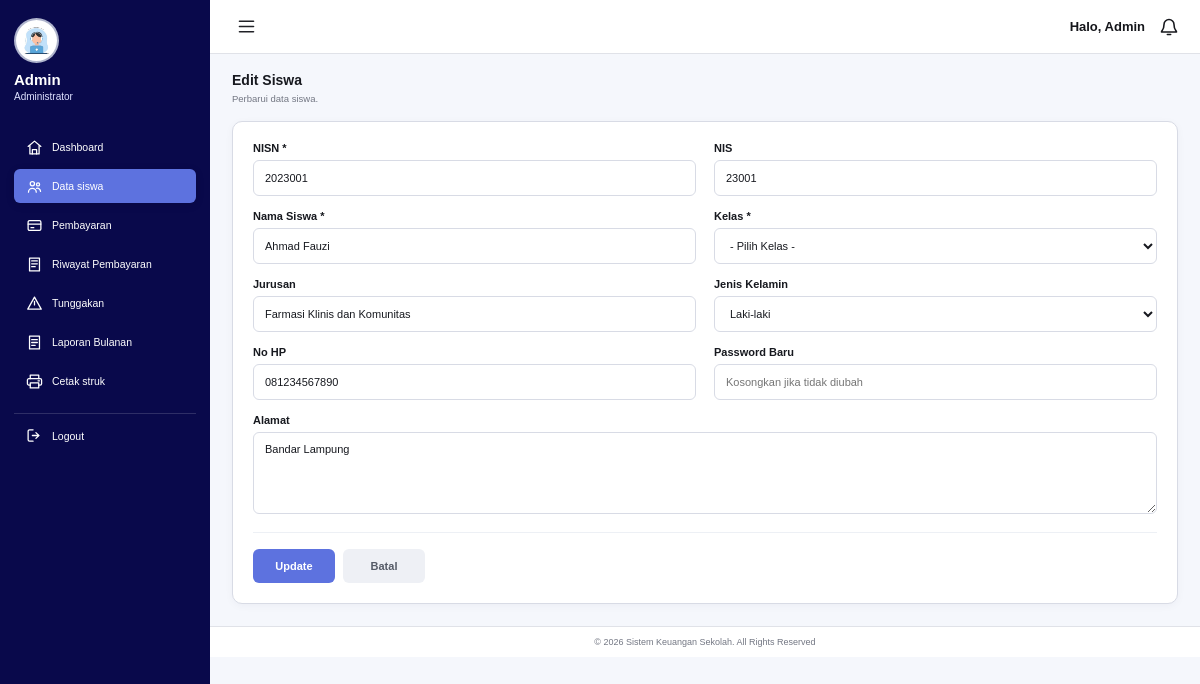
The page /admin/siswa_edit.php?id=1 (signed in) on the database its author committed.
### tables this page shows
CREATE TABLE siswa (
    id INT AUTO_INCREMENT PRIMARY KEY,
    nisn VARCHAR(20) NOT NULL UNIQUE,
    nis VARCHAR(20) DEFAULT NULL,
    nama VARCHAR(100) NOT NULL,
    kelas VARCHAR(30) NOT NULL,
    jurusan VARCHAR(100) DEFAULT NULL,
    jenis_kelamin ENUM('L','P') DEFAULT NULL,
    alamat TEXT DEFAULT NULL,
    no_hp VARCHAR(20) DEFAULT NULL,
    password VARCHAR(255) NOT NULL,
    created_at TIMESTAMP DEFAULT CURRENT_TIMESTAMP,
    updated_at TIMESTAMP DEFAULT CURRENT_TIMESTAMP ON UPDATE CURRENT_TIMESTAMP
);

### config.php (called while the page is built, shortened)
<?php
function e($value) {
    return htmlspecialchars((string)$value, ENT_QUOTES, 'UTF-8');
}
?>

### admin/siswa_edit.php (the view, shortened to what this page needs)
<?php
require_once "../config.php";
$id=(int)($_GET['id']??0);
$stmt=$conn->prepare("SELECT * FROM siswa WHERE id=?");$stmt->bind_param("i",$id);$stmt->execute();$s=$stmt->get_result()->fetch_assoc();
?>
<!DOCTYPE html>
<html lang="id">
<head>
</head>
<body>
<div class="dashboard-wrapper" id="dashboardWrapper">
<aside class="sidebar">
<div class="profile">
<div class="profile-photo"><img src="../assets/img/admin.jpg" alt="Foto Admin"></div>
<div class="profile-name">Admin</div>
<div class="profile-role">Administrator</div>
</div>
<nav class="menu">
<a href="dashboard_admin.php"><span class="menu-icon"><svg viewBox="0 0 24 24"><path d="M3 10.5 12 3l9 7.5"></path><path d="M5.5 9.5V21h13V9.5"></path><path d="M9 21v-6h6v6"></path></svg></span><span class="menu-text">Dashboard</span></a>
<a href="data_siswa.php" class="active"><span class="menu-icon"><svg viewBox="0 0 24 24"><circle cx="9" cy="8" r="3"></circle><path d="M3.5 20a5.5 5.5 0 0 1 11 0"></path><circle cx="17" cy="9" r="2.2"></circle><path d="M15 14.5a4.5 4.5 0 0 1 5.5 4.5"></path></svg></span><span class="menu-text">Data siswa</span></a>
<a href="pembayaran.php"><span class="menu-icon"><svg viewBox="0 0 24 24"><rect x="3" y="5" width="18" height="14" rx="2"></rect><path d="M3 10h18"></path><path d="M7 15h4"></path></svg></span><span class="menu-text">Pembayaran</span></a>
<a href="riwayat_pembayaran.php"><span class="menu-icon"><svg viewBox="0 0 24 24"><path d="M5 3h14v18H5z"></path><path d="M8 7h8M8 11h8M8 15h5"></path></svg></span><span class="menu-text">Riwayat Pembayaran</span></a>
<a href="tunggakan.php" class="<?=basename($_SERVER['PHP_SELF']) === 'tunggakan.php' ? 'active' : ''?>"><span class="menu-icon"><svg viewBox="0 0 24 24"><path d="M12 3 2.5 20h19L12 3z"></path><path d="M12 9v5"></path></svg></span><span class="menu-text">Tunggakan</span></a>
<a href="laporan_bulanan.php" class="<?=basename($_SERVER['PHP_SELF']) === 'laporan_bulanan.php' ? 'active' : ''?>"><span class="menu-icon"><svg viewBox="0 0 24 24"><path d="M5 3h14v18H5z"></path><path d="M8 8h8M8 12h8M8 16h5"></path></svg></span><span class="menu-text">Laporan Bulanan</span></a>
<a href="cetak_struk.php"><span class="menu-icon"><svg viewBox="0 0 24 24"><path d="M6 8V3h12v5"></path><path d="M6 17H4a2 2 0 0 1-2-2v-5a2 2 0 0 1 2-2h16a2 2 0 0 1 2 2v5a2 2 0 0 1-2 2h-2"></path><path d="M6 14h12v7H6z"></path><path d="M17 11h2"></path></svg></span><span class="menu-text">Cetak struk</span></a>
<a href="../logout.php"><span class="menu-icon"><svg viewBox="0 0 24 24"><path d="M10 4H5a2 2 0 0 0-2 2v12a2 2 0 0 0 2 2h5"></path><path d="M14 8l4 4-4 4"></path><path d="M9 12h9"></path></svg></span><span class="menu-text">Logout</span></a>
</nav></aside>
<main class="main">
<header class="topbar"><button class="hamburger" id="sidebarToggle" type="button" aria-label="Tampilkan/sembunyikan sidebar" aria-expanded="true"><svg viewBox="0 0 24 24"><path d="M4 6h16M4 12h16M4 18h16"></path></svg></button><div class="topbar-right"><span>Halo, Admin</span><span class="notification" aria-label="Notifikasi"><svg viewBox="0 0 24 24"><path d="M18 9a6 6 0 0 0-12 0c0 7-3 7-3 9h18c0-2-3-2-3-9"></path><path d="M10 21h4"></path></svg></span></div></header>
<div class="edit-siswa-page">
<h1 class="page-title">Edit Siswa</h1><p class="page-subtitle">Perbarui data siswa.</p>
<div class="form-card">
<form method="post"><div class="form-grid">
<div class="form-group"><label>NISN *</label><input name="nisn" value="<?=e($s['nisn'])?>" required></div>
<div class="form-group"><label>NIS</label><input name="nis" value="<?=e($s['nis'])?>"></div>
<div class="form-group"><label>Nama Siswa *</label><input name="nama" value="<?=e($s['nama'])?>" required></div>
<div class="form-group"><label>Kelas *</label><select name="kelas" required>
<option value="">- Pilih Kelas -</option>
</select></div>
<div class="form-group"><label>Jurusan</label><input name="jurusan" value="<?=e($s['jurusan'])?>"></div>
<div class="form-group"><label>Jenis Kelamin</label><select name="jenis_kelamin"><option value="L" <?=$s['jenis_kelamin']==='L'?'selected':''?>>Laki-laki</option></select></div>
<div class="form-group"><label>No HP</label><input name="no_hp" value="<?=e($s['no_hp'])?>"></div>
<div class="form-group"><label>Password Baru</label><input type="text" name="password" placeholder="Kosongkan jika tidak diubah"></div>
</div><div class="address-block"><label class="address-label">Alamat</label><textarea class="address-input" name="alamat"><?=e($s['alamat'])?></textarea></div>
<div class="form-actions"><button type="submit" class="btn primary">Update</button><a class="btn light" href="data_siswa.php">Batal</a></div></form>
</div></div>
<footer class="page-footer">© 2026 Sistem Keuangan Sekolah. All Rights Reserved</footer>
</main></div>
</body></html>

### rows shown on the page
siswa: nisn "2023001", nis "23001", nama "Ahmad Fauzi", jurusan "Farmasi Klinis dan Komunitas", jenis_kelamin "Laki-laki", no_hp "081234567890", alamat "Bandar Lampung"
